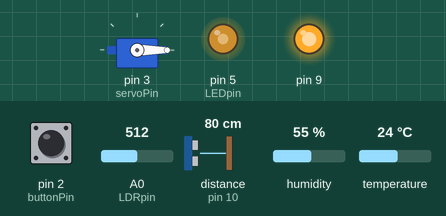
This sketch was run on a simulated Arduino Uno, built with avr-gcc and run on an emulated ATmega328P. Shown: servo, output pins drawn as LEDs (lit = HIGH). The inputs (shaded band) are chosen by the test bench; at power-on: A0 (LDRpin) = 512, pin 2 (buttonPin) LOW, distance to the obstacle (sensor on pin 10) 80 cm, humidity 55 %, temperature 24 °C. The echo pulse lasts 58.3 µs per cm; what the sketch prints to the serial monitor is not drawn.

Above: at 2.9 s.
3.0 s: A0 (LDRpin) set to 716
At 5.5 s:
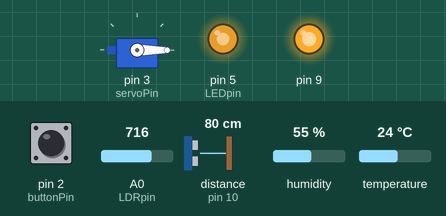
5.9 s: pin 2 (buttonPin) pulled HIGH for 2.5 s
At 7.5 s:
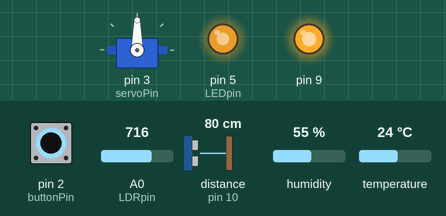
10.0 s: A0 (LDRpin) set to 306
At 11.6 s:
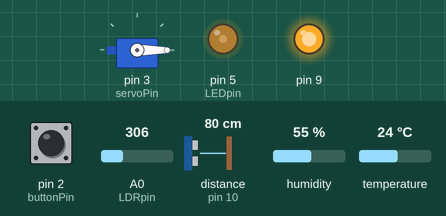
12.9 s: pin 2 (buttonPin) pulled HIGH for 2.5 s
At 15.8 s:
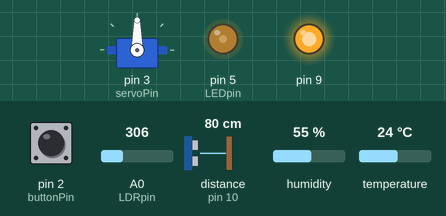
18.6 s: A0 (LDRpin) set to 30
At 19.9 s:
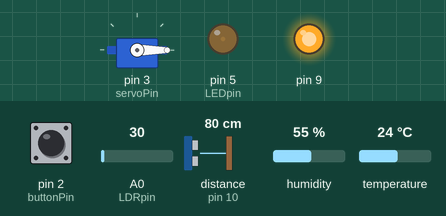
21.5 s: pin 2 (buttonPin) pulled HIGH for 2.5 s
At 24.0 s:
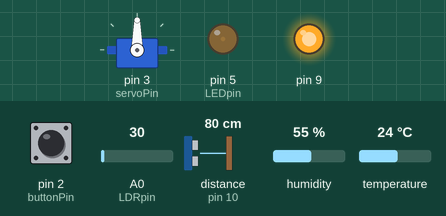
Timing chart, 0 to 27.2 s (numbered marks = the images above; inputs shaded):
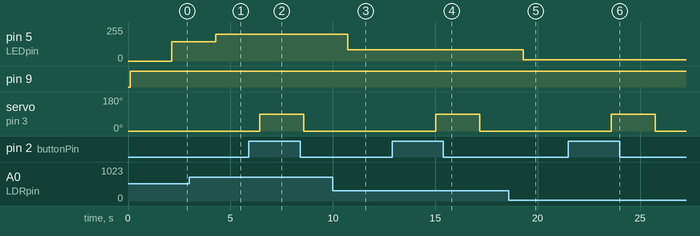

The sketch:

SmartHome1.ino
```cpp
   /*
  Smart Home
  Edited by Mohamed Okasha
  July, 2017
  */
  /*
  Library Source:
  Lego Advanced Kit
  by Lego Electronics
  www.facebook.com/Legoelectronics
 */

/*Part1 Bush Putton to control a Servo Motor */
#include <Servo.h>
Servo myservo;
int buttonPin = 2;    // the number of the pushbutton pin
int buttonState = 0;  // variable for reading the pushbutton status
int servoPin =  3;   // the number of the Servo pin
int valOpen=90;     // cahnges according to the postion of servo relative to the door
int valClose=0;    // cahnges according to the postion of servo relative to the door

/*Part2 Read From Ultrasonic and get the output on a Buzzer*/
int distance;
#include "Ultrasonic.h"
Ultrasonic ultrasonic(11,10);//(Trig,Echo)

/*Part3 Read From DHT11 and display in Serial Monitor*/
#include <DHT11.h>
dht11 DHT11;
#define DHT11PIN 4

/*Part4 Light ON/OFF Acording to light falling on LDR*/
int LDRpin = A0;
int LEDpin = 5;
int lightLevel;


void setup() {
	/*Part1 Bush Putton to control a Servo Motor */
  // initialize the pushbutton pin as an input:
  pinMode(buttonPin, INPUT);
  myservo.attach(servoPin);

  /*Part2 Read From Ultrasonic and get the output on a Buzzer*/
	Serial.begin(9600);
  pinMode(9, OUTPUT);

}

void loop()
{
   /*Part1 Bush Putton to control a Servo Motor */
   // read the state of the pushbutton value:
  buttonState = digitalRead(buttonPin);

  // check if the pushbutton is pressed.
  // if it is, the buttonState is HIGH:
  if (buttonState == HIGH) {
     myservo.write(valOpen);                  // sets the servo position according to the scaled value
     delay(15);                           // waits for the servo to get there
  }
  else {
     myservo.write(valClose);                  // sets the servo position according to the scaled value
     delay(15);                           // waits for the servo to get
  }

	/*Part2 Read From Ultrasonic and get the output on a Buzzer*/
	//output the distance in cm
	distance = Serial.println(ultrasonic.Ranging(CM));
	delay(100);
  if(distance<=15){
    digitalWrite(9, HIGH);
  }
/*Part3 Read From DHT11 and display in Serial Monitor*/
int chk = DHT11.read(DHT11PIN);

  Serial.print("Read sensor: ");
  switch (chk)
  {
    case DHTLIB_OK:
    Serial.println("OK");
    break;
    case DHTLIB_ERROR_CHECKSUM:
    Serial.println("Checksum error");
    break;
    case DHTLIB_ERROR_TIMEOUT:
    Serial.println("Time out error");
    break;
    default:
    Serial.println("Unknown error");
    break;
  }

  Serial.print("Humidity (%): ");
  Serial.println((float)DHT11.humidity, 2);

  Serial.print("Temperature (oC): ");
  Serial.println((float)DHT11.temperature, 2);

  delay(2000);

/*Part4 Light ON/OFF Acording to light falling on LDR*/
 lightLevel = analogRead(LDRpin);
 lightLevel = map(lightLevel, 0, 900, 0, 255);
 lightLevel = constrain(lightLevel, 0, 255);
 analogWrite(LEDpin, lightLevel);

  }
```

Measured:
- after the input at 3.0 s, pin 5 (LEDpin): 145/255 → 202/255 after 1.3 s
- after the input at 5.9 s, servo on pin 3 (servoPin): 0° → 90° after 0.54 s, → 0° 2.1 s later
- after the input at 10.0 s, pin 5 (LEDpin): 202/255 → 86/255 after 0.73 s
- after the input at 12.9 s, servo on pin 3 (servoPin): 0° → 90° after 2.1 s, → 0° 2.1 s later
- after the input at 18.6 s, pin 5 (LEDpin): 86/255 → 8/255 after 0.71 s
- after the input at 21.5 s, servo on pin 3 (servoPin): 0° → 90° after 2.1 s, → 0° 2.1 s later
